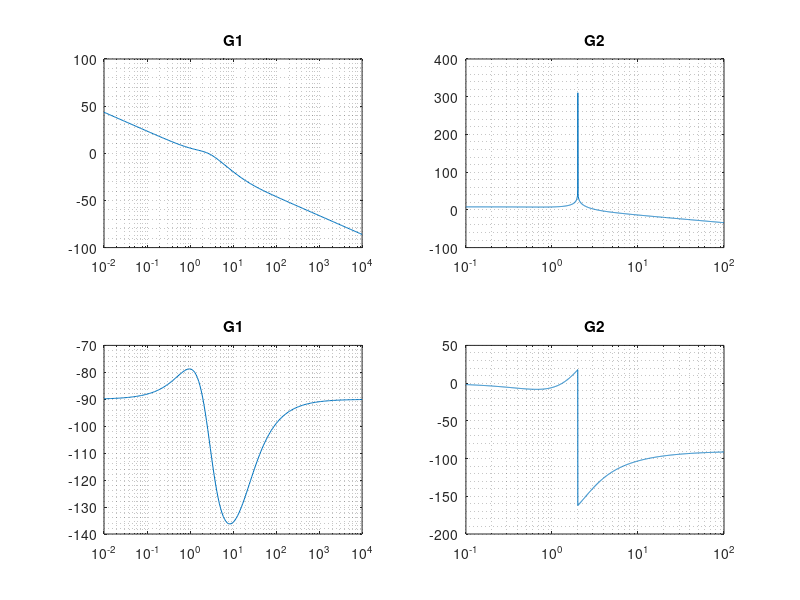

This chart was generated by the following MATLAB code: (Note: this script raises an error after producing the figure.)
% Aufgabe 20
home
clear
close all

% part G1
% System as LTI-Object
num = [1 20 24];
dem = [2 8 16 0];

lti_G1 = tf(num, dem);

w = logspace(-2, 4, 200);

[abs1, angle1] = bode(lti_G1, w); % returns 3D-Array

% extracts vectors from 3D-Array
G1_abs = reshape(abs1, [1  length(w)]);
G1_abs = 20 * log10(G1_abs);
G1_angle = reshape(angle1, [1  length(w)]);

% semilogx plot data as logarithmic scales for the x-axis.
subplot(2, 2, 1);
semilogx(w, G1_abs)
grid minor
title('G1')
subplot(2, 2, 3);
semilogx(w, G1_angle)
grid minor
title('G1')

%=============================================
% Part G2
s = tf('s');
G2 = (4*s^2 + 13*s + 20) / ((2*s^2 + 8)*(s + 1));
[abs2, angle2, w2] = bode(G2); % returns 3D-Array

G2_w = reshape(w2, [1 length(w2)]);
G2_abs = reshape(abs2, [1  length(w2)]);
G2_abs = 20 * log10(G2_abs);
G2_angle = reshape(angle2, [1  length(w2)]);


subplot(2, 2, 2);
semilogx(w2, G2_abs)
grid minor
title('G2')
subplot(2, 2, 4);
semilogx(w2, G2_angle)
grid minor
title('G2')

%=============================================
% Part G3
figure(2)
s = tf('s');
G3 = exp(-s*5) / (1 + s*s + s);
title('G3')
bode(G3)


%================================
% Elementerkennlinie zeichnen
% Zerlegung des Systems in die V-Normallform
figure(3)
tf2vn(num, dem);
G1 = (s*s + 20*s + 24) / (2*s^3 + 8*s*s + 16*s);
G1_a = 1 / s;
G1_b = 1 + 0.053425*s;
G1_c = 1 + 0.77991*s;
G1_d = 1 + 2*0.70711*0.35355*s + 0.125*s^2;
title('G1 elementar Kennlinie')
bode(G1, G1_a, G1_b, G1_c, G1_d)